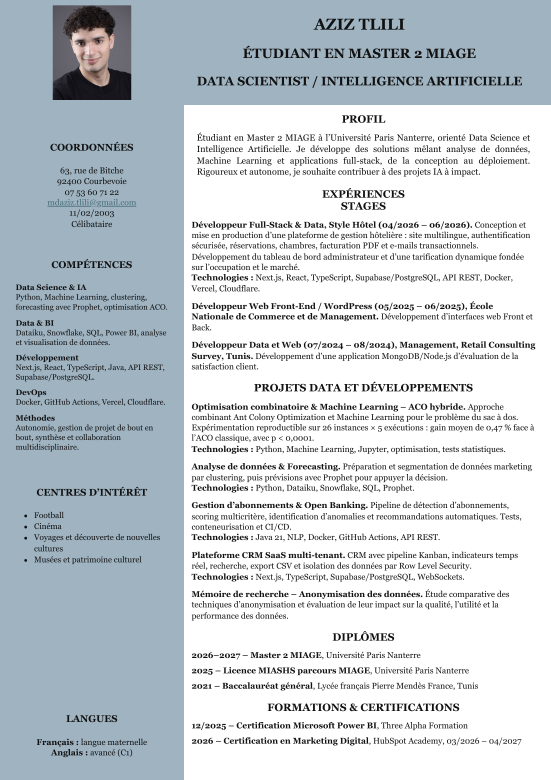
#> input picture page-1.png, 1653 x 2339 px (shown at 1/3 size)
$ python photo_crop_detector.py
#> lines starting #> are read from the running program, lines starting #| are printed output that depends on the picture; after the words box and inside, x2 and y2 are one past the last pixel; in counts of white or black regions, pixels touching at a corner belong together
from PIL import Image
import numpy as np

img = Image.open('page-1.png').convert('RGB')
#> img is the input picture: PIL image 1653x2339 RGB; mean R, G, B 199.4, 207.1, 212.6
arr = np.array(img)

# focus on the visible CV left-top page area where the profile photo is drawn
# region of interest is near x=0..380 and y=0..260 because the page header title starts later.
small = arr[0:260, 0:380]
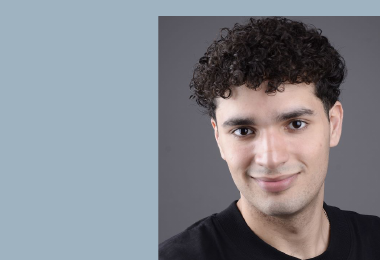
#> small: shape (260, 380, 3); mean R, G, B 129.7, 132.9, 140
# convert luminance and isolate dark figure tones (photo/hair) versus page background.
# We use threshold on luminance and pre-filter the target photo zone.
mask = small.mean(axis=2) < 150
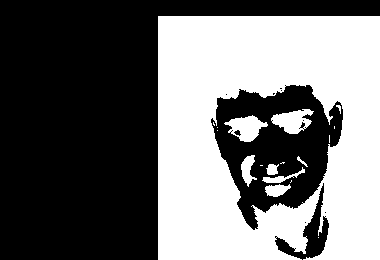
#> mask: shape (260, 380) bool; 43.7% white; 18 white regions (9 under 20 px), largest, box (x1, y1, x2, y2) and area: (158, 16, 380, 260) 40964, (224, 115, 268, 142) 649, (271, 109, 314, 134) 643
ys, xs = np.where(mask)
if len(xs) and len(ys):
    print('target photo bbox for photo dark pixels:', xs.min(), ys.min(), xs.max(), ys.max())
#| target photo bbox for photo dark pixels: 158 16 379 259
    # print bbox in page coordinates.
    print('target page absolute bbox:', xs.min(), ys.min(), xs.max(), ys.max())
#| target page absolute bbox: 158 16 379 259
else:
    print('no dark photo bbox detected')

# create crop rectangle around the detected region, then export square normalized image.
x0 = max(0, xs.min()-5)
#> x0 = 153
y0 = max(0, ys.min()-5)
#> y0 = 11
x1 = min(img.width, xs.max()+6)
#> x1 = 385
y1 = min(img.height, ys.max()+6)
#> y1 = 265
print('crop rectangle:', (x0, y0, x1, y1))
#| crop rectangle: (153, 11, 385, 265)

photo = img.crop((x0, y0, x1, y1))
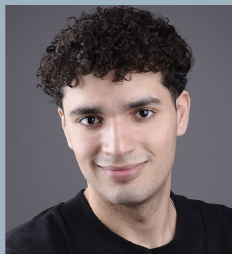
#> photo: PIL image 232x254 RGB; mean R, G, B 105.8, 96.8, 99
# make it absolutely square and centered
photo = photo.resize((260, 260), Image.Resampling.LANCZOS)
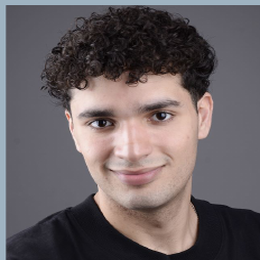
#> photo: PIL image 260x260 RGB; mean R, G, B 105.8, 96.8, 99
photo = photo.convert('L')
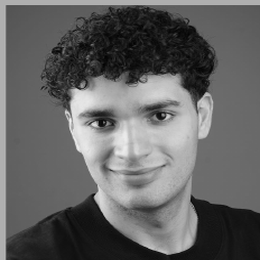
#> photo: PIL image 260x260 L; min 2, max 241, mean 99.7
photo = photo.convert('RGB')
#> photo: PIL image 260x260 RGB
photo.save('photo_profile.png')
print('rebuilt photo_profile.png')
